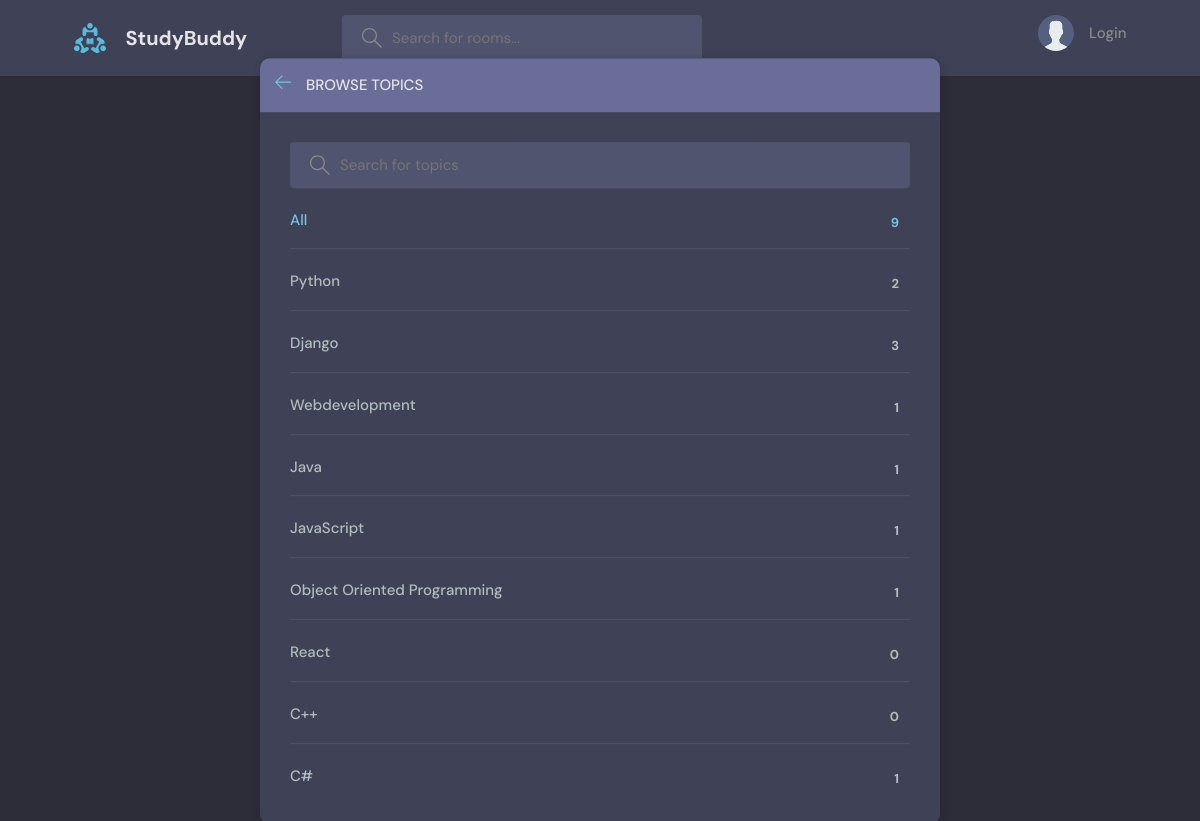
The page /topics/ on the database as committed earlier.
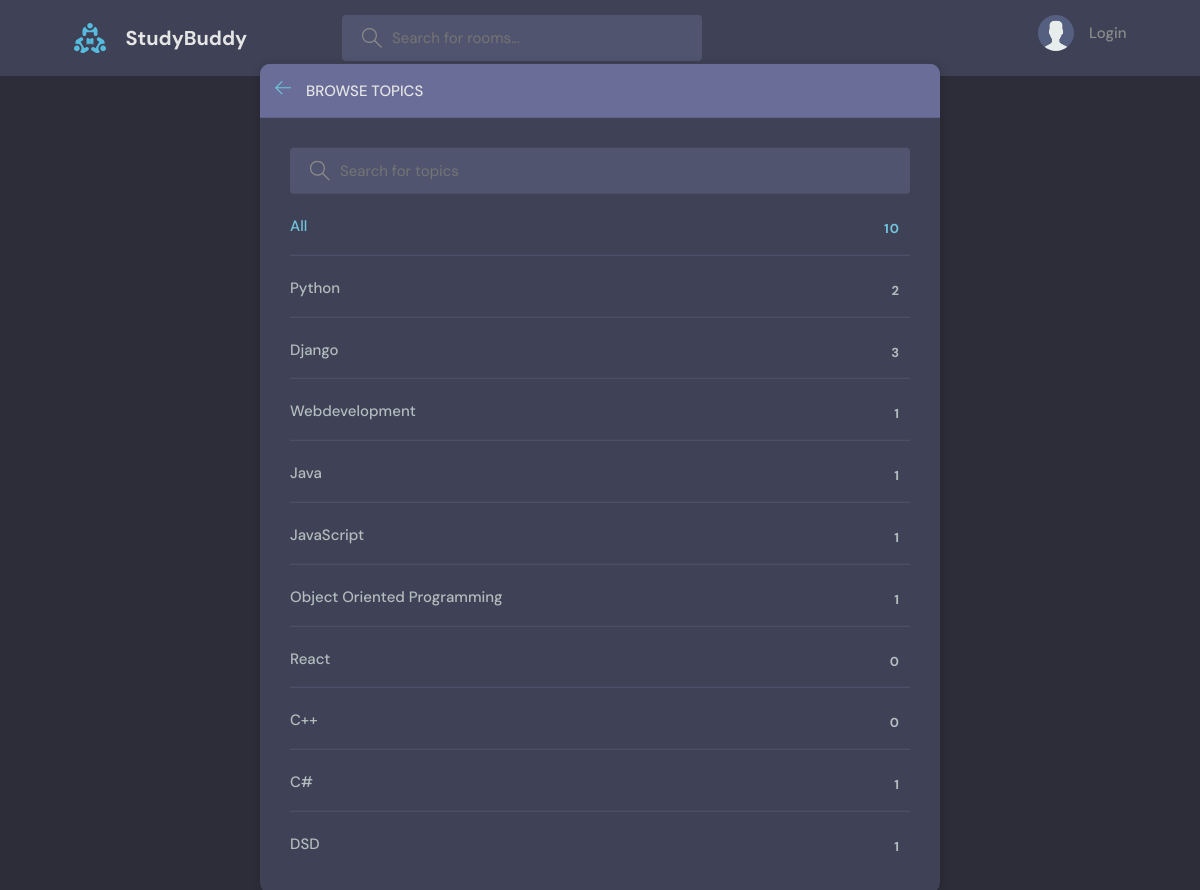
The same page on the database as committed later.
### base/models.py (models this page shows)
class Topic(models.Model):
    name = models.CharField(max_length=200)
    def __str__(self):
        return self.name

### base/views.py (the view)
# urls.py: path('topics/', views.topicsPage, name='topics'),
def topicsPage(request):
    q = request.GET.get('q') if request.GET.get('q') != None else ''
    topics= Topic.objects.filter(name__icontains=q)
    return render(request,'base/topics.html',{'topics':topics})

### base/templates/base/topics.html (shortened to what this page needs)
{% extends 'main.html' %}
{% block content %}
    <main class="create-room layout">
      <div class="container">
        <div class="layout__box">
          <div class="layout__boxHeader">
            <div class="layout__boxTitle">
              <a href="{%url 'home' %}">
                <svg version="1.1" xmlns="http://www.w3.org/2000/svg" width="32" height="32" viewBox="0 0 32 32">
                  <title>arrow-left</title>
                  <path
                    d="M13.723 2.286l-13.723 13.714 13.719 13.714 1.616-1.611-10.96-10.96h27.625v-2.286h-27.625l10.965-10.965-1.616-1.607z"
                  ></path>
                </svg>
              </a>
              <h3>Browse Topics</h3>
            </div>
          </div>
          <div class="topics-page layout__body">
            <form action="" method="GET" class="header__search">
              <label>
                <input name="q" placeholder="Search for topics" />
              </label>
            </form>
            <ul class="topics__list">
              <li>
                <a href="{%url 'topics'%}" class="active">All <span>{{topics.count}}</span></a>
              </li>
              {%for topic in topics%}
              <li>
                <a href="{%url 'home'%}?q={{topic}}">{{topic.name}}<span>{{topic.room_set.all.count}}</span></a>
              </li>
              {%endfor%}
            </ul>
          </div>
        </div>
      </div>
    </main>
{%endblock content%}

Rows that differ between the two databases and show on the page:
added Topic: name "DSD", room_set.all.count "1"
Other text that changed with them:
{{ topics.count }}: "9" → "10"
